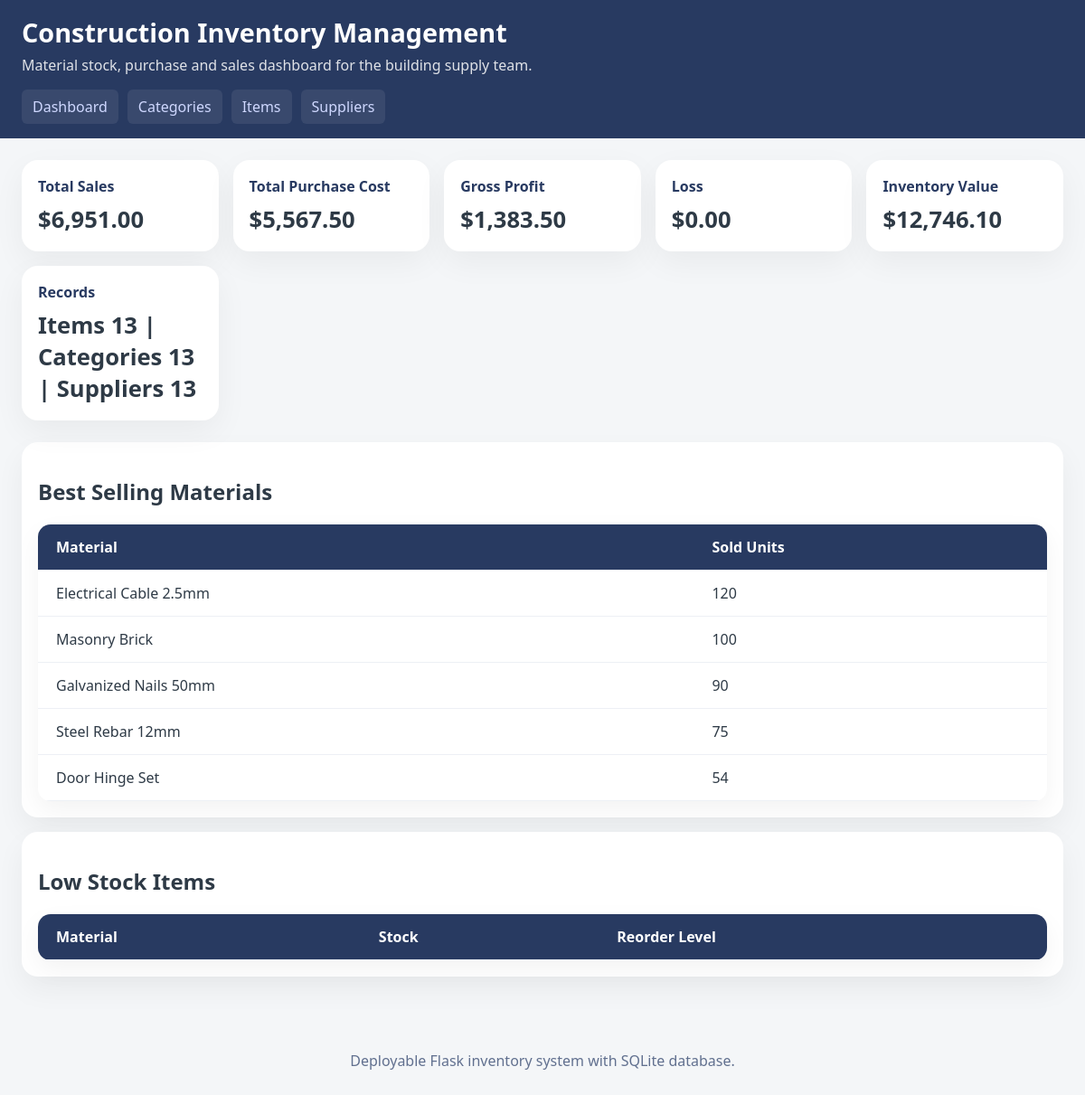
The page / on the database its author committed.
### tables this page shows
CREATE TABLE items (
        item_id INTEGER PRIMARY KEY AUTOINCREMENT,
        name TEXT NOT NULL,
        category_id INTEGER NOT NULL,
        supplier_id INTEGER NOT NULL,
        unit_price REAL NOT NULL,
        cost_price REAL NOT NULL,
        stock_quantity INTEGER NOT NULL,
        reorder_level INTEGER NOT NULL,
        FOREIGN KEY(category_id) REFERENCES categories(category_id),
        FOREIGN KEY(supplier_id) REFERENCES suppliers(supplier_id)
    );

### app.py (the view)
@app.route('/')
def index():
    total_sales = query_db('SELECT IFNULL(SUM(total_revenue),0) as total FROM sales', one=True)['total']
    total_purchase = query_db('SELECT IFNULL(SUM(total_cost),0) as total FROM purchases', one=True)['total']
    profit = total_sales - total_purchase
    loss = max(0, total_purchase - total_sales)
    inventory_value = query_db('SELECT IFNULL(SUM(stock_quantity * cost_price),0) as total FROM items', one=True)['total']
    best_sellers = query_db(
        'SELECT items.name as item_name, IFNULL(SUM(sales.quantity),0) as sold_units '
        'FROM items LEFT JOIN sales ON items.item_id = sales.item_id '
        'GROUP BY items.item_id ORDER BY sold_units DESC LIMIT 5'
    )
    low_stock = query_db('SELECT * FROM items WHERE stock_quantity <= reorder_level ORDER BY stock_quantity ASC LIMIT 8')
    item_count = query_db('SELECT COUNT(*) as total FROM items', one=True)['total']
    category_count = query_db('SELECT COUNT(*) as total FROM categories', one=True)['total']
    supplier_count = query_db('SELECT COUNT(*) as total FROM suppliers', one=True)['total']
    return render_template('index.html', total_sales=total_sales, total_purchase=total_purchase,
                           profit=profit, loss=loss, inventory_value=inventory_value,
                           best_sellers=best_sellers, low_stock=low_stock,
                           item_count=item_count, category_count=category_count, supplier_count=supplier_count)

### app.py (called while the page is built)
def get_db():
    db = getattr(g, '_database', None)
    if db is None:
        db = g._database = sqlite3.connect(DB_PATH)
        db.row_factory = sqlite3.Row
    return db

def query_db(query, args=(), one=False):
    cur = get_db().execute(query, args)
    rv = cur.fetchall()
    cur.close()
    return (rv[0] if rv else None) if one else rv

@app.teardown_appcontext
def close_connection(exception):
    db = getattr(g, '_database', None)
    if db is not None:
        db.close()

### templates/index.html (shortened to what this page needs)
{% extends 'base.html' %}
{% block content %}
<section class="dashboard">
    <div class="cards-grid">
        <article class="card">
            <h2>Total Sales</h2>
            <p>${{ '{:,.2f}'.format(total_sales) }}</p>
        </article>
        <article class="card">
            <h2>Total Purchase Cost</h2>
            <p>${{ '{:,.2f}'.format(total_purchase) }}</p>
        </article>
        <article class="card">
            <h2>Gross Profit</h2>
            <p>${{ '{:,.2f}'.format(profit) }}</p>
        </article>
        <article class="card">
            <h2>Loss</h2>
            <p>${{ '{:,.2f}'.format(loss) }}</p>
        </article>
        <article class="card">
            <h2>Inventory Value</h2>
            <p>${{ '{:,.2f}'.format(inventory_value) }}</p>
        </article>
        <article class="card">
            <h2>Records</h2>
            <p>Items {{ item_count }} | Categories {{ category_count }} | Suppliers {{ supplier_count }}</p>
        </article>
    </div>
</section>
<section class="summary-tables">
    <div class="panel">
        <h2>Best Selling Materials</h2>
        <table>
            <thead><tr><th>Material</th><th>Sold Units</th></tr></thead>
            <tbody>
                {% for row in best_sellers %}
                <tr><td>{{ row.item_name }}</td><td>{{ row.sold_units }}</td></tr>
                {% endfor %}
            </tbody>
        </table>
    </div>
    <div class="panel">
        <h2>Low Stock Items</h2>
        <table>
            <thead><tr><th>Material</th><th>Stock</th><th>Reorder Level</th></tr></thead>
        </table>
    </div>
</section>
{% endblock %}

### static/styles.css (style rules this page uses)
* { box-sizing: border-box; }
body { margin: 0; font-family: 'Segoe UI', Tahoma, Geneva, Verdana, sans-serif; background: #f4f6f8; color: #2e3a46; }
.page-header, .dashboard, .summary-tables { margin-bottom: 24px; }
.cards-grid { display:grid; grid-template-columns: repeat(auto-fit, minmax(200px,1fr)); gap:16px; }
.card { background:#fff; border-radius:18px; padding:18px; box-shadow:0 12px 35px rgba(0,0,0,0.05); }
.card h2 { margin:0 0 8px; font-size:1rem; color:#283a61; }
.card p { margin:0; font-size:1.6rem; font-weight:700; }
.panel { background:#fff; border-radius:18px; padding:18px; box-shadow:0 14px 32px rgba(0,0,0,0.05); margin-bottom:16px; }
table { width:100%; border-collapse: collapse; background:#fff; border-radius:14px; overflow:hidden; box-shadow:0 10px 28px rgba(0,0,0,0.05); }
thead { background:#283a61; color:#fff; }
th, td { padding: 14px 16px; text-align:left; border-bottom:1px solid #edf0f5; }
th:first-child, td:first-child { padding-left: 20px; }

### rows shown on the page
items: item_name "Electrical Cable 2.5mm", sold_units "120"
items: item_name "Masonry Brick", sold_units "100"
items: item_name "Galvanized Nails 50mm", sold_units "90"
items: item_name "Steel Rebar 12mm", sold_units "75"
items: item_name "Door Hinge Set", sold_units "54"

### other values the page prints
{{ '{:,.2f}'.format(total_sales) }} "6,951.00"
{{ '{:,.2f}'.format(total_purchase) }} "5,567.50"
{{ '{:,.2f}'.format(profit) }} "1,383.50"
{{ '{:,.2f}'.format(loss) }} "0.00"
{{ '{:,.2f}'.format(inventory_value) }} "12,746.10"
{{ item_count }} "13"
{{ category_count }} "13"
{{ supplier_count }} "13"
